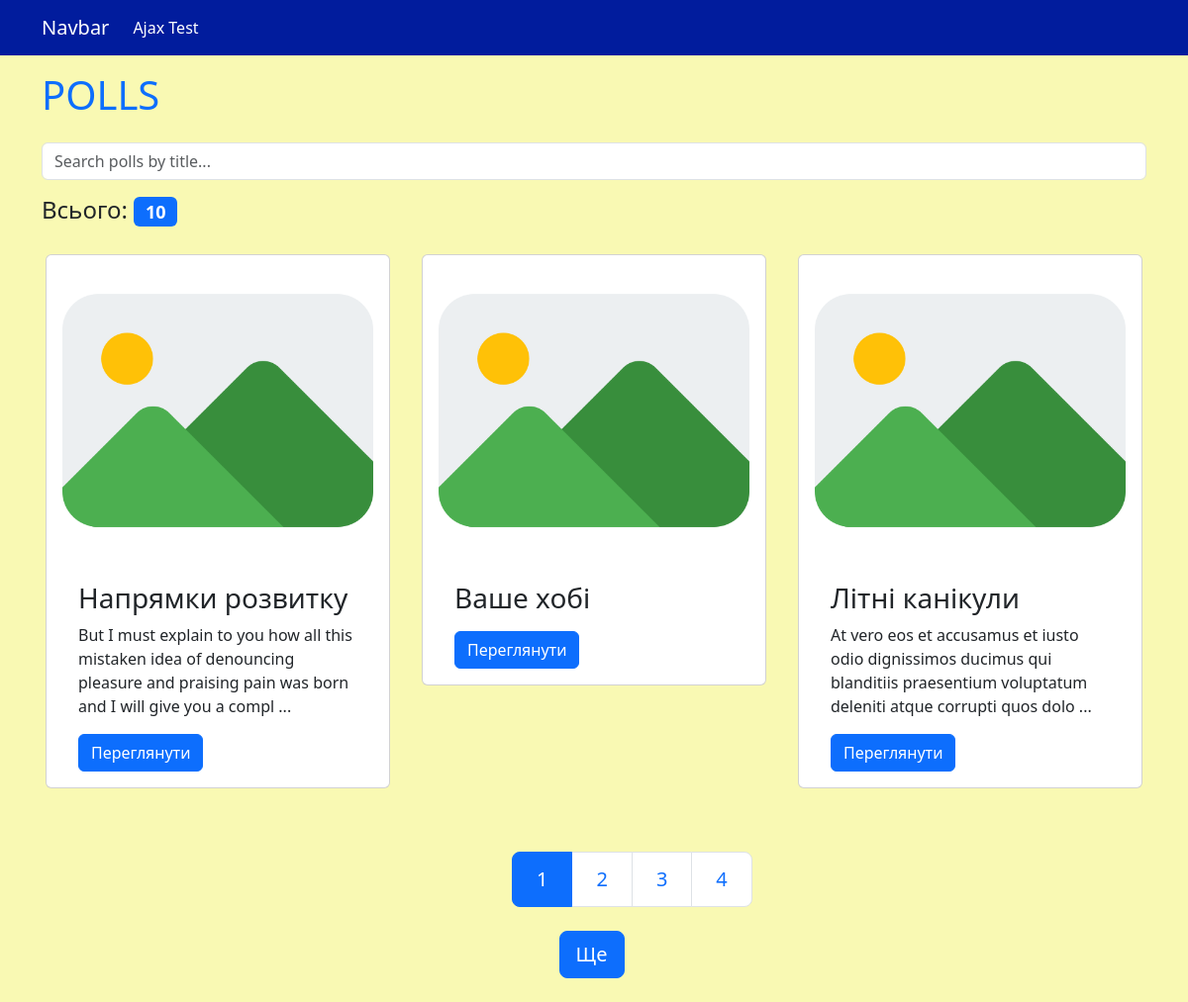
The page / on the database its author committed.
### polls/models.py (models this page shows)
class Poll(models.Model):
    title = models.CharField(max_length=255)
    description = models.TextField(null=True, blank=True)
    is_active = models.BooleanField(default=True)
    def __str__(self) -> str:
        return f"{self.title}"

### polls/views.py (the view)
# urls.py: path('', PollsList.as_view(), name="index"),
class PollsList(ListView):
    model = Poll
    template_name = 'polls/index.html'
    paginate_by = 3
    def get_queryset(self):
        queryset = super().get_queryset()
        print("queryset:", queryset)
        search_query = self.request.GET.get('q', '').lower()
        if search_query:
            queryset = queryset.filter(title__icontains=search_query.lower())
            print(search_query, queryset)
        return queryset
    def get(self, request):
        super().get(request)
        if request.headers.get('x-requested-with') == 'XMLHttpRequest':
            queryset = self.get_queryset()
            context = {
                'page_obj': self.paginate_queryset(queryset, self.paginate_by)[2]
            }
            return render(request, 'polls/list.html', context=context)
        return render(request, self.template_name, context=self.get_context_data())

### templates/polls/index.html (shortened to what this page needs)
{% extends 'polls/base.html' %}
{% block content %}
{% load static %}
    <div class="row">
        <div class="col my-3">
            <h1 class="text-primary">POLLS</h1>
        </div>
    </div>
    <div class="row mb-3">
        <div class="col">
            <input type="text" id="searchInput" placeholder="Search polls by title..." class="form-control">
        </div>
    </div>
    <div class="row">
        <div class="col mb-1">
            <h4>Всього: <span class="badge text-bg-primary">{{page_obj.paginator.count}}</span></h4>
        </div>
    </div>
    <div class="row text-left poll-container">
        {% include 'polls/list.html' %}
    </div>
    <div class="row mt-5 justify-content-center">
        <div class="col-2">
            <nav aria-label="...">
                <ul class="pagination pagination-lg">
                    {% for page_num in page_obj.paginator.page_range %}
                    <li class="page-item {% if page_obj.number == page_num %}active{% endif %}" aria-current="page">
                        <a class="page-link" href="?page={{ page_num }}" class="display: inline-block">{{ page_num }}</a>
                    </li>
                    {% endfor %}
                </ul>
            </nav>
        </div>
    </div>
    <div class="row justify-content-center">
        <div class="col-1">
            <button id="show-more" class="btn btn-primary btn-lg mt-2 mb-4" onclick="showMore()">Ще</button>
        </div>
    </div>
{% endblock %}

### templates/polls/list.html
{% load static %}
{% for poll in page_obj %}
<div class="col-lg-4 col-md-6 p-3">
    <div class="card px-3">
        <img src="{% static 'images/image.png' %}" class="card-img-top" alt="...">
        <div class="card-body">
            <h3 class="card-title">{{ poll.title }}</h3>
            <p class="card-text">{{ poll.description|slice:":130" }} {% if poll.description|length > 130 %}...{% endif %}</p>
            <a href="{% url 'poll-detail' poll.pk %}" class="btn btn-primary">Переглянути</a>
        </div>
    </div>
</div>
{% endfor %}

### static/css/main.css (style rules this page uses)
body { background-color:rgb(249, 249, 179); transition: background-color 0.7s; }

### rows shown on the page
Poll: title "Напрямки розвитку", description "But I must explain to you how all this mistaken idea of denouncing pleasure and praising pain was born and I will give you a compl"
Poll: title "Ваше хобі"
Poll: title "Літні канікули", description "At vero eos et accusamus et iusto odio dignissimos ducimus qui blanditiis praesentium voluptatum deleniti atque corrupti quos dolo"

### other values the page prints
{{ page_obj.paginator.count }} "10"
{{ page_num }} "1" "2" "3" "4"
